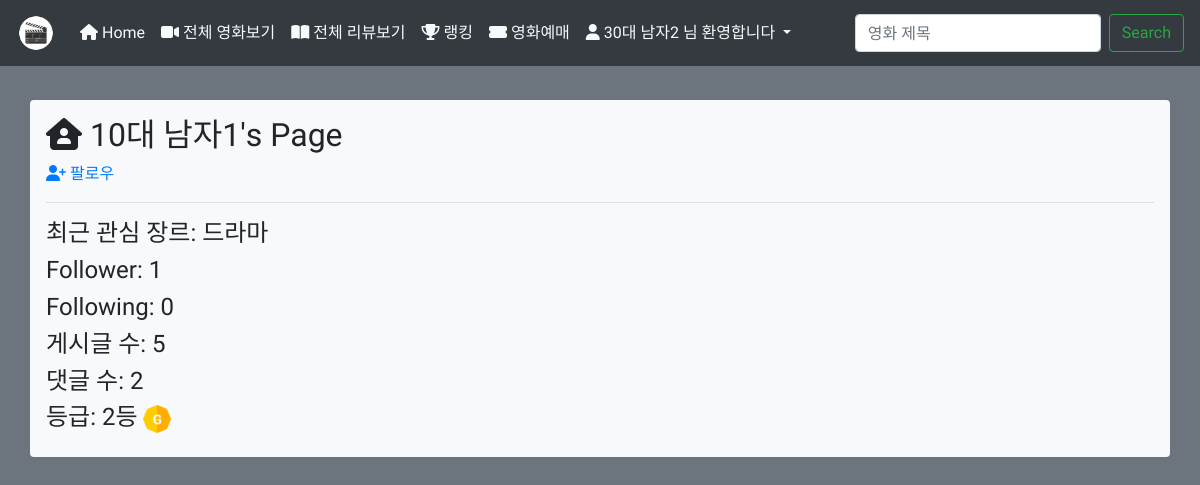
/accounts/13/detail/ (signed in), run on the app's committed database.
### accounts/models.py (models this page shows)
class User(AbstractUser):
    age = models.IntegerField(default=0)
    rrn = models.IntegerField(default=0)
    sex = models.CharField(max_length=10, default='남')
    followings = models.ManyToManyField(
        settings.AUTH_USER_MODEL,
        related_name='follower'
        )
    followers = models.ManyToManyField(
        settings.AUTH_USER_MODEL,
        related_name='following'
        )
    nickname = models.CharField(max_length=20)

### movies/models.py (models this page shows)
class Genre(models.Model):
    name = models.CharField(max_length=50)
    def __str__(self):
        return f'{self.name}'

### accounts/views.py (the view)
# urls.py: path('<int:pk>/detail/', views.user_detail, name = 'detail'),
@login_required
def user_detail(request, pk):
    user = get_object_or_404(User, pk=pk)
    users_list = User.objects.all()
    users = []
    for u in users_list:
        if not u.is_superuser:
            users.append((u, Review.objects.filter(user=u).count(), Comment.objects.filter(user=u).count()))
    users.sort(reverse=True, key = lambda x : (x[1], x[2]))
    for idx, u in enumerate(users):
        if u[0] == user:
            rank = idx + 1
            break
    else:
        rank = '운영자'
    if rank == '운영자':
        tier = 'gold'
    else:
        if rank <= len(users) * 0.1:
            tier = 'gold'
        elif rank <= len(users) * 0.3:
            tier = 'silver'
        else:
            tier = 'bronze'
        rank = str(rank) + '등'
    plus_age = user.age + 1
    reviews = Review.objects.filter(user_id=pk)
    comments = Comment.objects.filter(user_id=pk)
    history = Userhistory.objects.all().filter(user=user)
    if history:
        record = {}
        for one_history in history:
            history_movie = get_object_or_404(Movie, pk=one_history.movie_pk)
            for genre in history_movie.genres.all():
                if genre in record:
                    record[genre] += 1
                else:
                    record[genre] = 1
        record_list = []
        for key in record:
            record_list.append((record[key], key))
        record_list.sort(reverse=True, key = lambda x : x[0])
        favorite_genre = record_list[0][1]
    else:
        favorite_genre = None
    context = {
        'user':user,
        'reviews':reviews,
        'comments':comments,
        'favorite_genre':favorite_genre,
        'plus_age':plus_age,
        'tier':tier,
        'rank':rank,
    }
    return render(request, 'accounts/user_detail.html', context)

### accounts/templates/accounts/user_detail.html (shortened to what this page needs)
{% extends 'base.html' %}
{% load bootstrap4 %}
{% load static %}
{% block body %}
{% if request.user == user %}
    <div class="d-flex flex-row">
      <h2 class="ml-4 mr-3" style="margin-bottom: 0px;"><i class="fas fa-house-user"></i>&nbsp;My Page</h2>
      <a class="btn btn-primary mx-1 d-flex align-items-center" href="{% url 'movies:recommend'%}" role="button">사용자 영화추천</a>
      <a class="btn btn-danger mx-1 d-flex align-items-center" href="" data-toggle="modal" data-target="#exampleModal"><i class="fas fa-user-slash"></i>&nbsp;회원탈퇴</a>
    </div>
    <hr>
    <div class="d-flex justify-content-between ml-5">
      <div class="d-flex flex-column">
      <h4>아이디: {{ user.username }}</h4>
      <h4>닉네임: {{ user.nickname }}</h4>
      <h4>성별: {{ user.sex }}</h4>
      <h4>나이: {{ plus_age }}</h4>
{% else %}
    <h2><i class="fas fa-house-user"></i>&nbsp;{{ user.nickname }}'s Page</h2>
      {% if request.user in user.followers.all %}
          <a href="{% url 'accounts:follow' user.pk %}"><i class="fas fa-user-minus"></i>&nbsp;팔로우 취소</a>
      {% else%}
          <a href="{% url 'accounts:follow' user.pk %}"><i class="fas fa-user-plus"></i>&nbsp;팔로우</a>
      {% endif %}
<hr>
{% endif %}
<h4>최근 관심 장르:
{% if favorite_genre %}
{{ favorite_genre}}
{% else %}
관심 장르가 없습니다.
{% endif %}
</h4>
    <div class="d-flex flex-column justify-content-center mr-5">
      <h4>Follower: {{ user.followers.count }}</h4>
      <h4>Following: {{ user.followings.count }}</h4>
      <h4>게시글 수: {{ user.review_set.count }}</h4>
      <h4>댓글 수: {{ user.comment_set.count }}</h4>
      <h4>등급: {{ rank }}
      {% if tier == 'gold' %}
        <img src="{% static 'images/골드.png' %}" style="width: 28px;">
      {% elif tier == 'silver' %}
        <img src="{% static 'images/실버.png' %}" style="width: 28px;">
      {% else %}
        <img src="{% static 'images/브론즈.png' %}" style="width: 28px;">
      {% endif %}
      </h4>
    </div>
    </div>
{% endblock %}

### templates/base.html (shortened to what this page needs)
<!DOCTYPE html>
{% load static %}
{% load bootstrap4 %}
<html lang="ko">
<head>
    {% bootstrap_css %}
</head>
<body class='bg-secondary'>
  <nav class="navbar navbar-expand-lg navbar-light bg-dark fixed-top">
    <a class="navbar-brand text-light" href="{% url 'movies:index' %}"><img src="/static/images/logo.png" style="height:40px" class="rounded"></a>
    <div class="collapse navbar-collapse" id="navbarSupportedContent">
      <ul class="navbar-nav mr-auto">
        <li class="nav-item active">
          <a class="nav-link text-light" href="{% url 'movies:index' %}"><i class="fas fa-home"></i>&nbsp;Home<span class="sr-only">(current)</span></a>
        </li>
        <li class="nav-item active">
          <a class="nav-link text-light" href="{% url 'movies:movie_list' %}"><i class="fas fa-video"></i>&nbsp;전체 영화보기</a>
        </li>
        <li class="nav-item active">
          <a class="nav-link text-light" href="{% url 'movies:review_list' %}"><i class="fas fa-book-open"></i>&nbsp;전체 리뷰보기</a>
        </li>
        <li class="nav-item active">
          <a class="nav-link text-light" href="{% url 'movies:rank' %}"><i class="fas fa-trophy"></i> 랭킹</a>
        </li>
        <li class="nav-item active">
          <a class="nav-link text-light" href="http://ticket.movie.naver.com/Ticket/Reserve.aspx"><i class="fas fa-ticket-alt"></i>&nbsp;영화예매</a>
        </li>
        {% if request.user.is_authenticated %}
        <li class="nav-item dropdown">
          <a class="nav-link dropdown-toggle active text-light" href="#" id="navbarDropdown" role="button" data-toggle="dropdown" aria-haspopup="true" aria-expanded="false">
            <i class="fas fa-user"></i>&nbsp;{{ request.user.nickname }} 님 환영합니다
          </a>
        </li>
        {% endif %}
      </ul>
      <form class="form-inline my-2 my-lg-0" action="{% url 'movies:search' %}" method="GET" autocomplete="off">
        <input class="form-control mr-sm-2" type="search" placeholder="영화 제목" aria-label="Search" name="search">
        <button class="btn btn-outline-success my-2 my-sm-0" type="submit">Search</button>
      </form>
    </div>
  </nav>
  <div class="container bg-light p-3 rounded" style="margin-top: 100px;">
      {% block body %}
      {% endblock %}
</body>
</html>

### templates/base.html (style rules this page uses)
body { font-family: 'Jua', sans-serif; }

### data on the page
User: user.nickname "30대 남자2"
User: nickname "10대 남자1", followers.count "1", followings.count "0", review_set.count "5", comment_set.count "2"
Genre: name "드라마"

### other printed values
{{ rank }} "2등"
